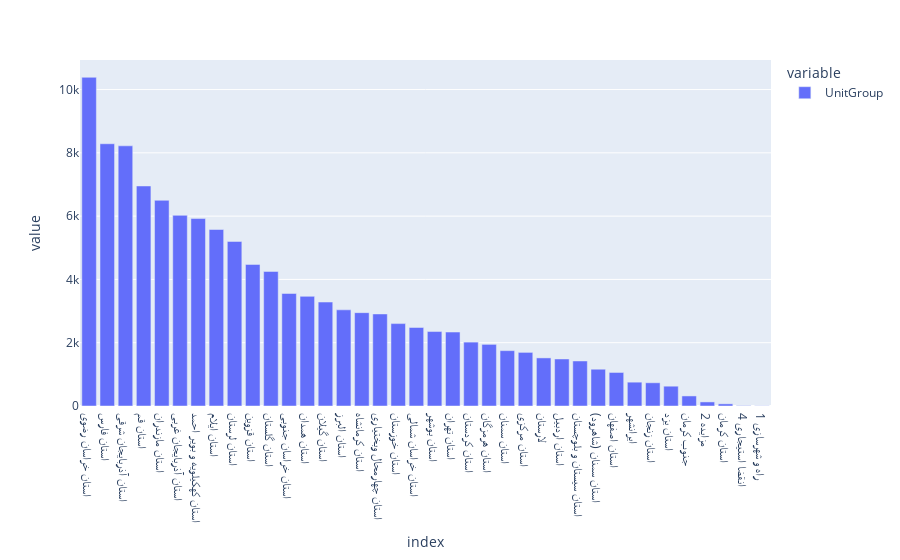

The cell this chart's notebook holds for it:
### Code cell
px.bar(merged_tamirat_price_bank['UnitGroup'].value_counts())

### Figure 1 — Plotly figure (JSON) as saved in the notebook; plotly's stock layout.template omitted (floating-point values rounded to 4 significant figures)
{"data": [{"alignmentgroup": "True", "hovertemplate": "variable=UnitGroup<br>index=%{x}<br>value=%{y}<extra></extra>", "legendgroup": "UnitGroup", "marker": {"color": "#636efa", "pattern": {"shape": ""}}, "name": "UnitGroup", "offsetgroup": "UnitGroup", "orientation": "v", "showlegend": true, "textposition": "auto", "type": "bar", "x": ["استان خراسان رضوی", "استان فارس", "استان آذربایجان شرقی", "استان قم", "استان مازندران", "استان آذربایجان غربی", "استان کهکیلویه و بویر احمد", "استان ایلام", "استان لرستان", "استان قزوین", "استان گلستان", "استان خراسان جنوبی", "استان همدان", "استان گیلان", "استان البرز", "استان کرمانشاه", "استان چهارمحال وبختیاری", "استان خوزستان", "استان خراسان شمالی", "استان بوشهر", "استان تهران", "استان کردستان", "استان هرمزگان", "استان سمنان", "استان مرکزی", "لارستان", "استان اردبیل", "استان سیستان و بلوچستان", "استان سمنان (شاهرود)", "استان اصفهان", "ایرانشهر", "استان زنجان", "استان یزد", "جنوب کرمان", "2 مزایده", "استان کرمان", "4 انقضا استیجاری", "1 راه و شهرسازی"], "xaxis": "x", "y": [10387, 8287, 8221, 6953, 6500, 6025, 5923, 5577, 5200, 4474, 4252, 3556, 3465, 3285, 3039, 2950, 2909, 2604, 2482, 2353, 2337, 2019, 1948, 1749, 1694, 1520, 1486, 1423, 1162, 1060, 753, 734, 626, 318, 129, 68, 11, 6], "yaxis": "y"}], "layout": {"barmode": "relative", "legend": {"title": {"text": "variable"}, "tracegroupgap": 0}, "margin": {"t": 60}, "xaxis": {"anchor": "y", "domain": [0, 1], "title": {"text": "index"}}, "yaxis": {"anchor": "x", "domain": [0, 1], "title": {"text": "value"}}}}
